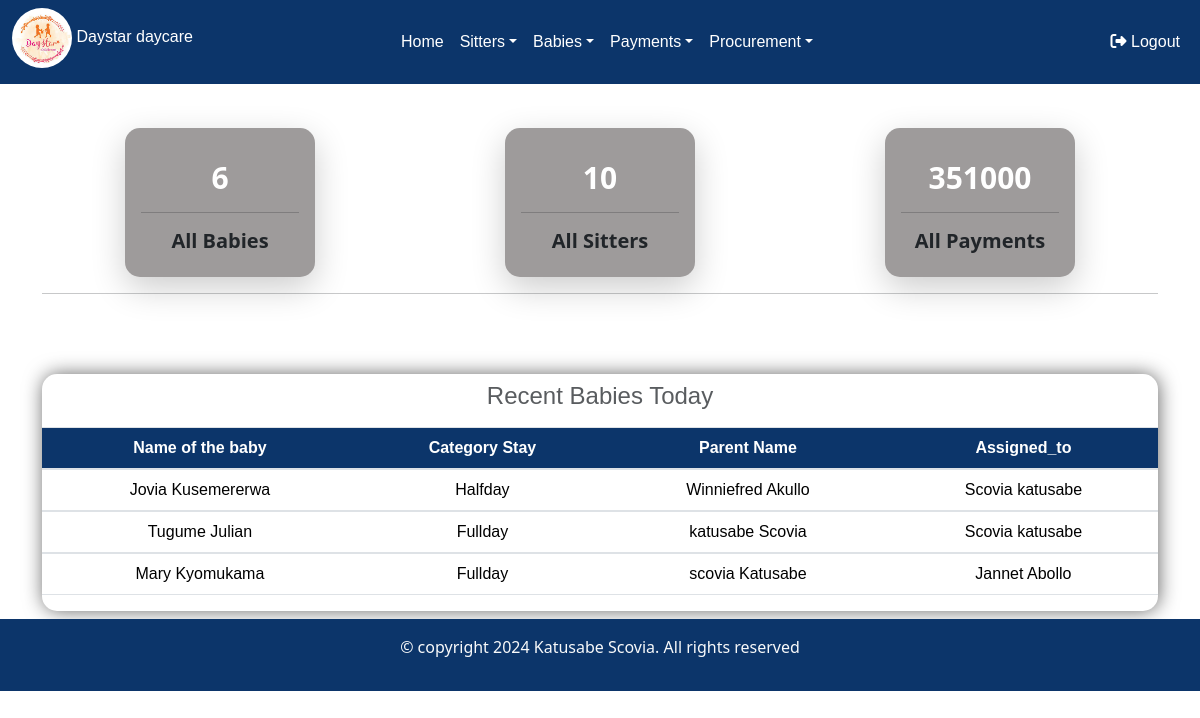
/dashboard/, run on the app's committed database.
### day/models.py (models this page shows, shortened)
class Babiesform(models.Model):
    c_stay=models.ForeignKey(Categorystay ,on_delete=models.CASCADE,default=1)
    name_of_the_baby=models.CharField(max_length=200,)
    gender=models.CharField(choices=[('male', 'Male'),('female', 'Female')], max_length=100)
    age=models.IntegerField(default=0)
    parents_name=models.CharField(max_length=200)
    location=models.CharField(max_length=50)
    arrival_time=models.DateTimeField()
    care_taker=models.CharField(max_length=200)
    Assigned_to=models.ForeignKey(Sitter_arrival,on_delete=models.CASCADE)
    created_at=models.DateTimeField(auto_now_add=True, null=True)

class Categorystay(models.Model):
    name = models.CharField(max_length=100,null=True, blank=True)
    def __str__(self):
        return self.name

class Sitter_arrival(models.Model):
    sitter_name=models.ForeignKey(Sitterform, on_delete=models.CASCADE)
    date_of_arrival=models.DateTimeField()
    Attendancestatus=models.CharField(choices=[('onduty', 'onduty')], max_length=100)
    created_at=models.DateTimeField(auto_now_add=True, null=True)
    def __str__(self):
        return str(self.sitter_name)

class Sitterform(models.Model):
    name=models.CharField(max_length=200)
    gender=models.CharField(choices=[('male', 'Male'),('Female', 'Female')], max_length=100)
    location=models.CharField(choices=[('kabalagala', 'kabalagala')], max_length=100)
    date_of_birth=models.DateField(default=timezone.now)
    next_of_kin=models.CharField( max_length=200)
    national_identification_number=models.CharField(max_length=200,validators=[NINvalidate])
    recommenders_name=models.CharField(max_length=200)
    religon=models.CharField(max_length=200,null=True, blank=True)
    level_of_education=models.CharField( choices=[('Diploma','Diploma'),('Highschool certificate','Highschool certificate'),('Others','Others')],max_length=200)
    contacts=models.CharField(max_length=100,validators=[contactvalidate])
    date=models.DateField(default=timezone.now)
    def __str__(self):
        return self.name

### day/views.py (the view)
# urls.py: path('dashboard/', views.dashboard, name='dashboard'),
def dashboard(request):
    count_babies = Babiesform.objects.count()
    count_sitters = Sitterform.objects.count()
    babypayment=Payment.objects.aggregate(Sum('amount_paid'))
    total_amount_paid = babypayment.get('amount_paid__sum', 0)
    babypaymentfordoll=Salesrecord.objects.aggregate(Sum('amount_received'))
    total_amount_received = babypaymentfordoll.get('amount_received__sum', 0)
    totalpayments=total_amount_received+total_amount_paid
    recent_babies = Babiesform.objects.all()[:3]  # Getting the two most recent Babyreg objects
    recent_sitters = Sitterform.objects.all()[:3]  # Getting the two most recent
    context = {'count_babies': count_babies, 'count_sitters':count_sitters,
        'totalpayments': totalpayments,'recent_sitters': recent_sitters,'recent_babies': recent_babies}
    return render(request, 'dashboard.html', context)

### day/templates/dashboard.html (shortened to what this page needs)
{% extends 'base.html' %}
{% load static %}
{% block content %}
<div class="container content">
    <div class="row">
    <div class="babies col-md-2 d-md-block mt-5">
        <h2 class="text-center baby"> {{count_babies}}</h2> <hr>
        <h5 class= "text-center">
          <strong>All Babies</strong>
        </h5>
    </div>
    <div class="babies col-md-2 d-md-block mt-5">
        <h2 class="text-center baby">{{count_sitters}}</h2> <hr>
        <h5 class= "text-center">
          <strong>All Sitters</strong>
        </h5>
    </div>
    <div class="babies col-md-2 d-md-block mt-5">
        <h2 class="text-center baby">{{ totalpayments }}</h2> <hr>
        <h5 class= "text-center">
          <strong>All Payments</strong>
        </h5>
    </div>
    </div>
    <hr>
</div>
  <div class="container content">
  <div class="table-container">
  <table  id="dataTable" class="table table-stripped table-hover">
    <caption class="caption-top text-center"><h4>Recent Babies Today</h4></caption>
      <thead  class="frame text-center" >
          <tr>
             <th scope="col" class="project-h1">Name of the baby</th>
              <th scope="col" class="project-h1">Category Stay</th>
              <th scope="col" class="project-h1">Parent Name</th>
              <th scope="col" class="project-h1">Assigned_to</th>
          </tr>
      </thead>
      {% for baby in recent_babies %}
      <tbody>
          <tr style="font-family: sans-serif; text-align:center;">
            <td>{{baby.name_of_the_baby}}</td>
              <td>{{baby.c_stay}}</td>
              <td>{{baby.parents_name}}</td>
              <td>{{baby.Assigned_to}}</td>
          </tr>
      </tbody>
      {% endfor %}
  </table>
  </div>
</div>
{% endblock %}

### day/templates/dashboard.html (style rules this page uses)
.content { margin-top:5rem; }
.babies { display: grid; margin: auto; flex-direction: row; padding: 1rem; border-radius: 15px; background-color: rgb(158, 155, 155); box-shadow: 0 11px 34px 0 rgba(0, 0, 0, 0.2); }
.babies h2 { color: white; font-weight: 700; font-size: 30px; text-transform: uppercase; margin-top: 1rem; }
.frame th { background-color: #0c356a; color:white; }
.table-container { box-shadow: 1px 0px 20px -1px rgba(0,0,0,0.65); overflow-x: auto; max-width: 100%; border-radius: i5px; background-color: white; border-radius: 15px; font-family:sans-serif; }

### data on the page
Babiesform: name_of_the_baby "Jovia Kusemererwa", c_stay "Halfday", parents_name "Winniefred Akullo", Assigned_to "Scovia katusabe"
Babiesform: name_of_the_baby "Tugume Julian", c_stay "Fullday", parents_name "katusabe Scovia", Assigned_to "Scovia katusabe"
Babiesform: name_of_the_baby "Mary Kyomukama", c_stay "Fullday", parents_name "scovia Katusabe", Assigned_to "Jannet Abollo"

### other printed values
{{ count_babies }} "6"
{{ count_sitters }} "10"
{{ totalpayments }} "351000"
